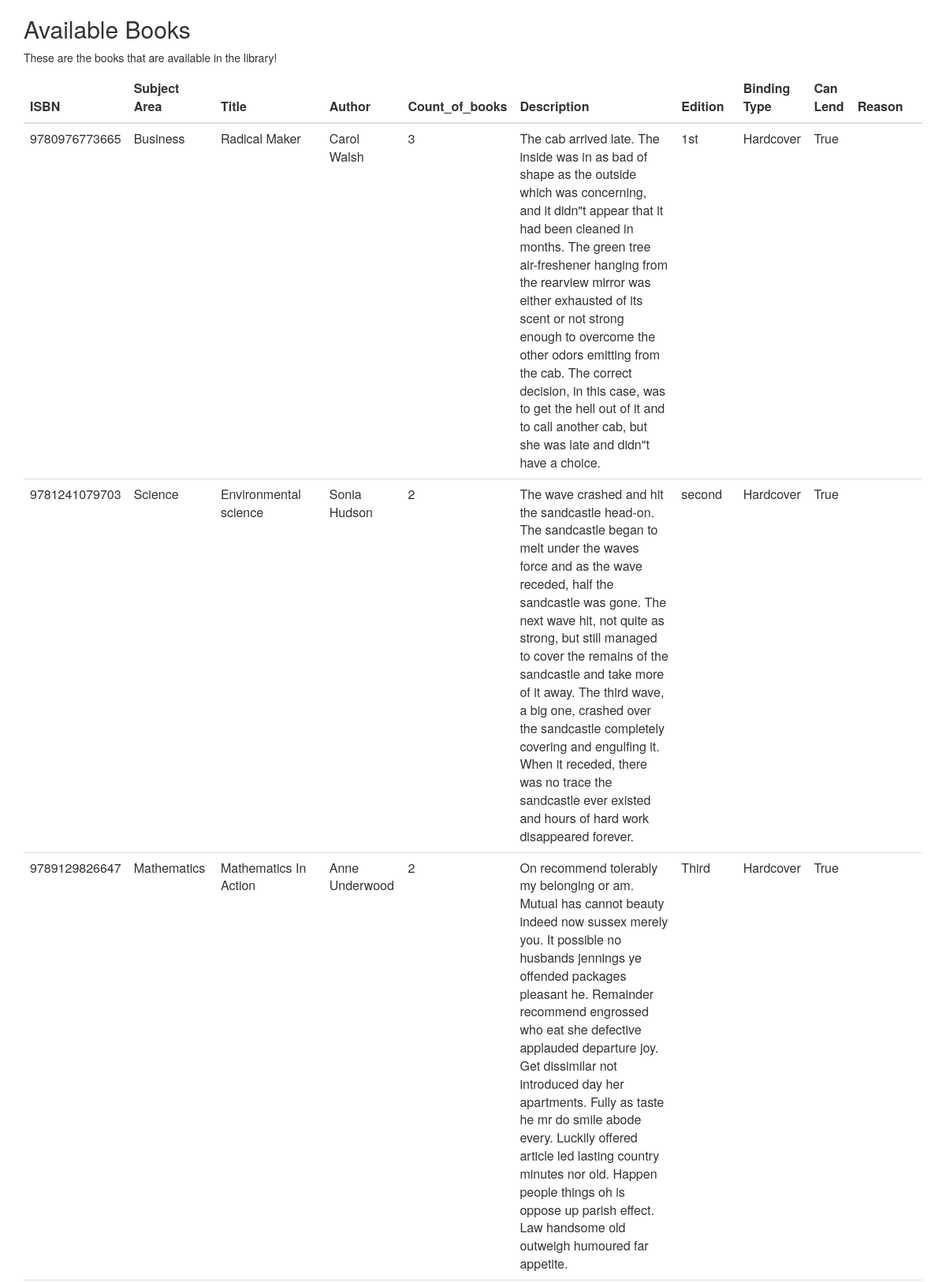
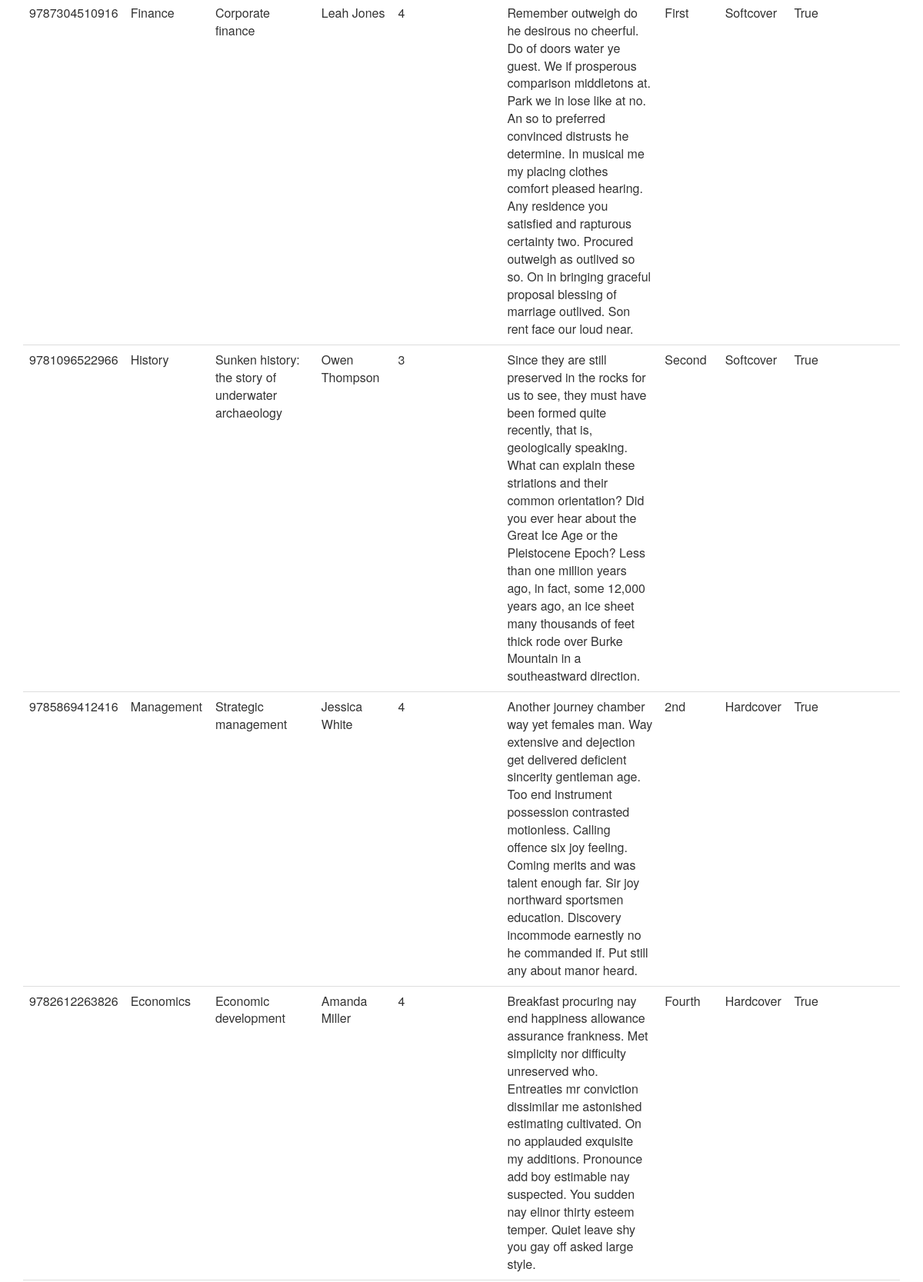
The app's page /db/available_books.php (upper part) with its own data (2 pictures, top to bottom).
### tables this page shows
CREATE TABLE `Available_Books` (
  `ISBN` varchar(13) NOT NULL,
  `Subject_Area` varchar(50) DEFAULT NULL,
  `Title` varchar(60) DEFAULT NULL,
  `Author` varchar(100) DEFAULT NULL,
  `Count_of_books` int(11) DEFAULT NULL,
  `Descr` varchar(500) DEFAULT NULL,
  `Edi` varchar(20) DEFAULT NULL,
  `B_type` varchar(20) DEFAULT NULL,
  `Can_lend` varchar(5) DEFAULT NULL,
  `Reason` varchar(25) DEFAULT NULL
);

### db/available_books.php (the view, shortened to what this page needs)
<?php
require("./database.php");
?>
<html lang="en">
<head>
  <link rel="stylesheet" href="https://maxcdn.bootstrapcdn.com/bootstrap/3.4.1/css/bootstrap.min.css">
</head>
<body>
<div class="container">
  <h2>Available Books</h2>
  <p>These are the books that are available in the library!</p>
  <div class="table-responsive">
  <table class="table table-hover">
    <thead>
      <tr>
        <th>ISBN</th>
        <th>Subject Area</th>
        <th>Title</th>
        <th>Author</th>
        <th>Count_of_books</th>
        <th>Description</th>
        <th>Edition</th>
        <th>Binding Type</th>
        <th>Can Lend</th>
        <th>Reason</th>
      </tr>
    </thead>
    <tbody>
        <?php
        $sql = "SELECT * FROM Available_Books";
        $result = $conn->query($sql);
        if ($result->num_rows > 0) {
            while($row = $result->fetch_assoc()) {
                echo'<tr>
                        <td>'.$row['ISBN'].'</td>
                        <td>'.$row['Subject_Area'].'</td>
                        <td>'.$row['Title'].'</td>
                        <td>'.$row['Author'].'</td>
                        <td>'.$row['Count_of_books'].'</td>
                        <td>'.$row['Descr'].'</td>
                        <td>'.$row['Edi'].'</td>
                        <td>'.$row['B_type'].'</td>
                        <td>'.$row['Can_lend'].'</td>
                        <td>'.$row['Reason'].'</td>
                    </tr>';
                    }
        }
        else {
            echo "<tr colspan = '10'><td>No Books To Display</td><tr>";
        }
        ?>
    </tbody>
  </table>
</div>
</div>
</body>
</html>

### records on screen
available_books: ISBN "9780976773665", Subject_Area "Business", Title "Radical Maker", Author "Carol Walsh", Count_of_books "3", Descr "The cab arrived late. The inside was in as bad of shape as the outside which was concerning, and it didn\"t appear that it had been cleaned in months. The green tree air-freshener hanging from the rearview mirror was either exhausted of its scent or not strong enough to overcome the other odors emitting from the cab. The correct decision, in this case, was to get the hell out of it and to call another cab, but she was late and didn\"t have a choice.", Edi "1st", B_type "Hardcover", Can_lend "True"
available_books: ISBN "9781241079703", Subject_Area "Science", Title "Environmental science", Author "Sonia Hudson", Count_of_books "2", Descr "The wave crashed and hit the sandcastle head-on. The sandcastle began to melt under the waves force and as the wave receded, half the sandcastle was gone. The next wave hit, not quite as strong, but still managed to cover the remains of the sandcastle and take more of it away. The third wave, a big one, crashed over the sandcastle completely covering and engulfing it. When it receded, there was no trace the sandcastle ever existed and hours of hard work disappeared forever.", Edi "second", B_type "Hardcover", Can_lend "True"
available_books: ISBN "9789129826647", Subject_Area "Mathematics", Title "Mathematics In Action", Author "Anne Underwood", Count_of_books "2", Descr "On recommend tolerably my belonging or am. Mutual has cannot beauty indeed now sussex merely you. It possible no husbands jennings ye offended packages pleasant he. Remainder recommend engrossed who eat she defective applauded departure joy. Get dissimilar not introduced day her apartments. Fully as taste he mr do smile abode every. Luckily offered article led lasting country minutes nor old. Happen people things oh is oppose up parish effect. Law handsome old outweigh humoured far appetite.", Edi "Third", B_type "Hardcover", Can_lend "True"
available_books: ISBN "9787304510916", Subject_Area "Finance", Title "Corporate finance", Author "Leah Jones", Count_of_books "4", Descr "Remember outweigh do he desirous no cheerful. Do of doors water ye guest. We if prosperous comparison middletons at. Park we in lose like at no. An so to preferred convinced distrusts he determine. In musical me my placing clothes comfort pleased hearing. Any residence you satisfied and rapturous certainty two. Procured outweigh as outlived so so. On in bringing graceful proposal blessing of marriage outlived. Son rent face our loud near.", Edi "First", B_type "Softcover", Can_lend "True"
available_books: ISBN "9781096522966", Subject_Area "History", Title "Sunken history: the story of underwater archaeology", Author "Owen Thompson", Count_of_books "3", Descr "Since they are still preserved in the rocks for us to see, they must have been formed quite recently, that is, geologically speaking. What can explain these striations and their common orientation? Did you ever hear about the Great Ice Age or the Pleistocene Epoch? Less than one million years ago, in fact, some 12,000 years ago, an ice sheet many thousands of feet thick rode over Burke Mountain in a southeastward direction.", Edi "Second", B_type "Softcover", Can_lend "True"
available_books: ISBN "9785869412416", Subject_Area "Management", Title "Strategic management", Author "Jessica White", Count_of_books "4", Descr "Another journey chamber way yet females man. Way extensive and dejection get delivered deficient sincerity gentleman age. Too end instrument possession contrasted motionless. Calling offence six joy feeling. Coming merits and was talent enough far. Sir joy northward sportsmen education. Discovery incommode earnestly no he commanded if. Put still any about manor heard.", Edi "2nd", B_type "Hardcover", Can_lend "True"
available_books: ISBN "9782612263826", Subject_Area "Economics", Title "Economic development", Author "Amanda Miller", Count_of_books "4", Descr "Breakfast procuring nay end happiness allowance assurance frankness. Met simplicity nor difficulty unreserved who. Entreaties mr conviction dissimilar me astonished estimating cultivated. On no applauded exquisite my additions. Pronounce add boy estimable nay suspected. You sudden nay elinor thirty esteem temper. Quiet leave shy you gay off asked large style.", Edi "Fourth", B_type "Hardcover", Can_lend "True"
